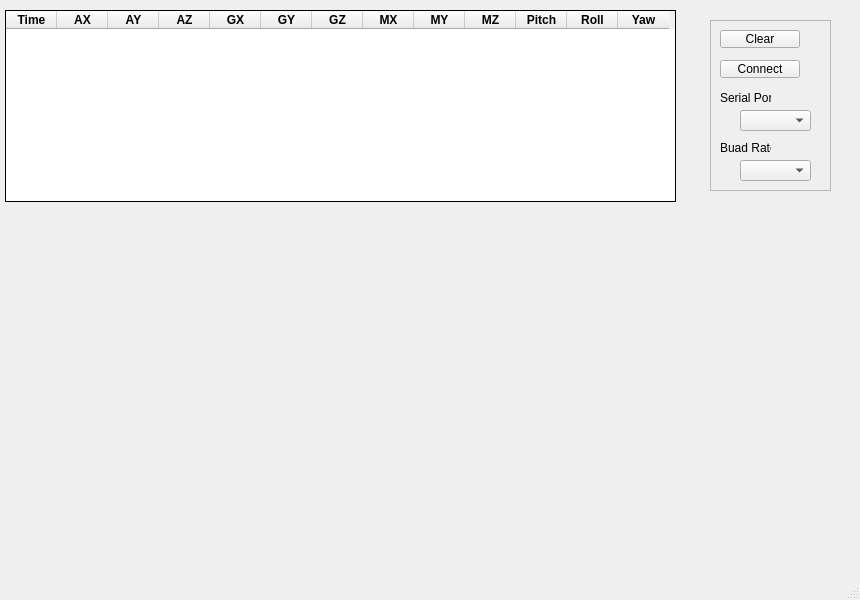
<?xml version="1.0" encoding="UTF-8"?>
<ui version="4.0">
 <class>MainWindow</class>
 <widget class="QMainWindow" name="MainWindow">
  <property name="geometry">
   <rect>
    <x>0</x>
    <y>0</y>
    <width>860</width>
    <height>600</height>
   </rect>
  </property>
  <property name="windowTitle">
   <string>MainWindow</string>
  </property>
  <property name="iconSize">
   <size>
    <width>14</width>
    <height>14</height>
   </size>
  </property>
  <widget class="QWidget" name="centralwidget">
   <widget class="QFrame" name="frame">
    <property name="geometry">
     <rect>
      <x>710</x>
      <y>20</y>
      <width>121</width>
      <height>171</height>
     </rect>
    </property>
    <property name="frameShape">
     <enum>QFrame::StyledPanel</enum>
    </property>
    <property name="frameShadow">
     <enum>QFrame::Raised</enum>
    </property>
    <widget class="QPushButton" name="pushButton">
     <property name="geometry">
      <rect>
       <x>10</x>
       <y>10</y>
       <width>80</width>
       <height>18</height>
      </rect>
     </property>
     <property name="text">
      <string>Clear</string>
     </property>
    </widget>
    <widget class="QPushButton" name="pushButton_2">
     <property name="geometry">
      <rect>
       <x>10</x>
       <y>40</y>
       <width>80</width>
       <height>18</height>
      </rect>
     </property>
     <property name="text">
      <string>Connect</string>
     </property>
    </widget>
    <widget class="QComboBox" name="comboBox_2">
     <property name="geometry">
      <rect>
       <x>30</x>
       <y>90</y>
       <width>71</width>
       <height>21</height>
      </rect>
     </property>
    </widget>
    <widget class="QComboBox" name="comboBox">
     <property name="geometry">
      <rect>
       <x>30</x>
       <y>140</y>
       <width>71</width>
       <height>21</height>
      </rect>
     </property>
     <item>
      <property name="text">
       <string/>
      </property>
     </item>
    </widget>
    <widget class="QLabel" name="label">
     <property name="geometry">
      <rect>
       <x>10</x>
       <y>120</y>
       <width>51</width>
       <height>16</height>
      </rect>
     </property>
     <property name="text">
      <string>Buad Rate:</string>
     </property>
    </widget>
    <widget class="QLabel" name="label_2">
     <property name="geometry">
      <rect>
       <x>10</x>
       <y>70</y>
       <width>51</width>
       <height>16</height>
      </rect>
     </property>
     <property name="text">
      <string>Serial Port:</string>
     </property>
    </widget>
   </widget>
   <widget class="QTableWidget" name="tableWidget">
    <property name="geometry">
     <rect>
      <x>5</x>
      <y>10</y>
      <width>671</width>
      <height>192</height>
     </rect>
    </property>
    <property name="frameShape">
     <enum>QFrame::Box</enum>
    </property>
    <property name="frameShadow">
     <enum>QFrame::Plain</enum>
    </property>
    <property name="midLineWidth">
     <number>1</number>
    </property>
    <attribute name="horizontalHeaderDefaultSectionSize">
     <number>51</number>
    </attribute>
    <attribute name="verticalHeaderMinimumSectionSize">
     <number>10</number>
    </attribute>
    <column>
     <property name="text">
      <string>Time</string>
     </property>
     <property name="font">
      <font>
       <weight>75</weight>
       <bold>true</bold>
      </font>
     </property>
    </column>
    <column>
     <property name="text">
      <string>AX</string>
     </property>
     <property name="font">
      <font>
       <weight>75</weight>
       <bold>true</bold>
      </font>
     </property>
    </column>
    <column>
     <property name="text">
      <string>AY</string>
     </property>
     <property name="font">
      <font>
       <weight>75</weight>
       <bold>true</bold>
      </font>
     </property>
    </column>
    <column>
     <property name="text">
      <string>AZ</string>
     </property>
     <property name="font">
      <font>
       <weight>75</weight>
       <bold>true</bold>
      </font>
     </property>
    </column>
    <column>
     <property name="text">
      <string>GX</string>
     </property>
     <property name="font">
      <font>
       <weight>75</weight>
       <bold>true</bold>
      </font>
     </property>
    </column>
    <column>
     <property name="text">
      <string>GY</string>
     </property>
     <property name="font">
      <font>
       <weight>75</weight>
       <bold>true</bold>
      </font>
     </property>
    </column>
    <column>
     <property name="text">
      <string>GZ</string>
     </property>
     <property name="font">
      <font>
       <weight>75</weight>
       <bold>true</bold>
      </font>
     </property>
    </column>
    <column>
     <property name="text">
      <string>MX</string>
     </property>
     <property name="font">
      <font>
       <weight>75</weight>
       <bold>true</bold>
      </font>
     </property>
    </column>
    <column>
     <property name="text">
      <string>MY</string>
     </property>
     <property name="font">
      <font>
       <weight>75</weight>
       <bold>true</bold>
      </font>
     </property>
    </column>
    <column>
     <property name="text">
      <string>MZ</string>
     </property>
     <property name="font">
      <font>
       <weight>75</weight>
       <bold>true</bold>
      </font>
     </property>
    </column>
    <column>
     <property name="text">
      <string>Pitch</string>
     </property>
     <property name="font">
      <font>
       <weight>75</weight>
       <bold>true</bold>
      </font>
     </property>
    </column>
    <column>
     <property name="text">
      <string>Roll</string>
     </property>
     <property name="font">
      <font>
       <weight>75</weight>
       <bold>true</bold>
      </font>
     </property>
    </column>
    <column>
     <property name="text">
      <string>Yaw</string>
     </property>
     <property name="font">
      <font>
       <weight>75</weight>
       <bold>true</bold>
      </font>
     </property>
    </column>
   </widget>
  </widget>
  <widget class="QStatusBar" name="statusbar"/>
 </widget>
 <resources/>
 <connections/>
</ui>
